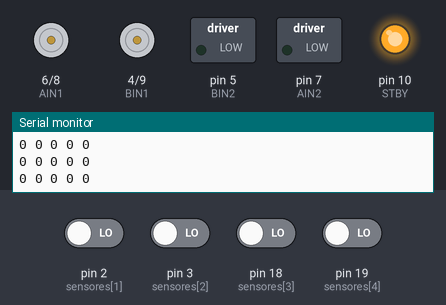
The sketch below on a simulated Arduino Uno, built with avr-gcc and run on an emulated ATmega328P. Parts: direction and speed pins drawn as motors (green arrow = direction pin HIGH = forward, orange = LOW = backward, longer = more drive, stopped while the standby pin is LOW), switched loads named in the sketch (green lamp = pin HIGH), output pins drawn as LEDs (lit = HIGH), the last lines printed to the serial monitor. The inputs (shaded band) are chosen by the test bench; at power-on: pin 2 (sensores[1]), pin 3 (sensores[2]), pin 18 (sensores[3]), pin 19 (sensores[4]) LOW.

Above: at 1.2 s.
1.3 s: pin 2 (sensores[1]) driven HIGH
At 2.5 s:
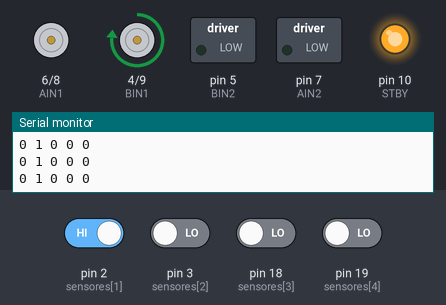
2.8 s: pin 2 (sensores[1]) driven LOW and pin 3 (sensores[2]) driven HIGH
At 4.0 s:
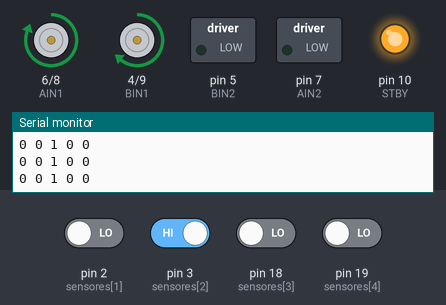
4.3 s: pin 18 (sensores[3]) driven HIGH
At 5.1 s:
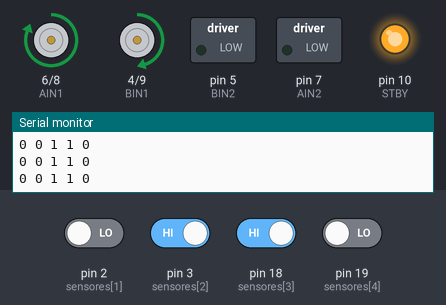
5.8 s: pin 18 (sensores[3]) driven LOW
At 6.2 s:
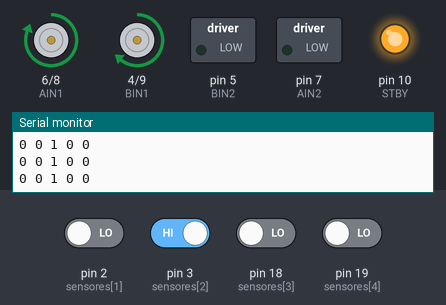
7.3 s: pin 3 (sensores[2]) driven LOW
At 8.5 s:
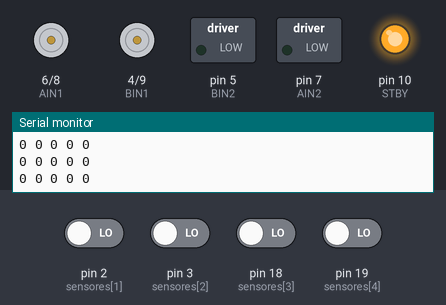
8.8 s: pin 3 (sensores[2]) driven HIGH
At 9.6 s:
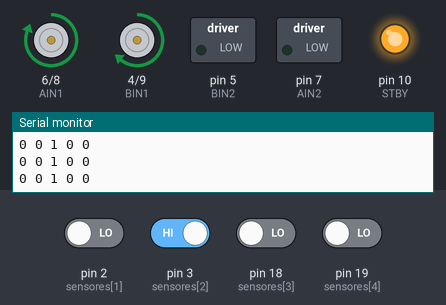
Timing chart, 0 to 11.3 s (numbered marks = the images above; inputs shaded):
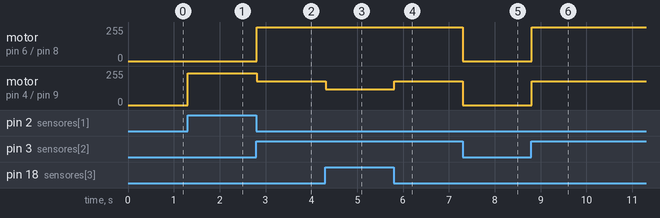

The sketch:

main.ino
```cpp
// Robô Segue Linha - ESP32-C3 + TB6612FNG + QTR-8A (digital, linha branca)

// Definições dos motores
#define AIN1 6
#define AIN2 7
#define PWMA 8
#define BIN1 4
#define BIN2 5
#define PWMB 9
#define STBY 10

// Sensores QTR-8A (digitais, 5 centrais)
int sensores[5] = {1, 2, 3, 18, 19};
int valores[5];

// Velocidade base
int velocidadeBase = 180; // 0-255

void setup() {
  Serial.begin(115200);

  // Configura motores
  pinMode(AIN1, OUTPUT);
  pinMode(AIN2, OUTPUT);
  pinMode(PWMA, OUTPUT);
  pinMode(BIN1, OUTPUT);
  pinMode(BIN2, OUTPUT);
  pinMode(PWMB, OUTPUT);
  pinMode(STBY, OUTPUT);

  digitalWrite(STBY, HIGH); // Ativa o driver

  // Configura sensores
  for (int i = 0; i < 5; i++) {
    pinMode(sensores[i], INPUT);
  }
}

void loop() {
  // Ler sensores
  for (int i = 0; i < 5; i++) {
    valores[i] = digitalRead(sensores[i]);
    Serial.print(valores[i]);
    Serial.print(" ");
  }
  Serial.println();

  // Lógica para seguir linha branca (HIGH = linha, LOW = fundo preto)
  if (valores[2] == 1 && valores[1] == 0 && valores[3] == 0) {
    // Linha centralizada → frente
    moverMotor(velocidadeBase, velocidadeBase);
  }
  else if (valores[0] == 1 || valores[1] == 1) {
    // Linha à esquerda
    moverMotor(velocidadeBase - 60, velocidadeBase + 60);
  }
  else if (valores[3] == 1 || valores[4] == 1) {
    // Linha à direita
    moverMotor(velocidadeBase + 60, velocidadeBase - 60);
  }
  else {
    // Linha perdida → parar
    moverMotor(0, 0);
  }

  delay(10);
}

// Controle dos motores
void moverMotor(int velEsq, int velDir) {
  // Motor esquerdo
  if (velEsq >= 0) {
    digitalWrite(AIN1, HIGH);
    digitalWrite(AIN2, LOW);
  } else {
    digitalWrite(AIN1, LOW);
    digitalWrite(AIN2, HIGH);
    velEsq = -velEsq;
  }
  analogWrite(PWMA, velEsq);

  // Motor direito
  if (velDir >= 0) {
    digitalWrite(BIN1, HIGH);
    digitalWrite(BIN2, LOW);
  } else {
    digitalWrite(BIN1, LOW);
    digitalWrite(BIN2, HIGH);
    velDir = -velDir;
  }
  analogWrite(PWMB, velDir);
}
```

Measured:
- after the input at 1.3 s, motor on pin 4 (BIN1) / pin 9 (PWMB): stopped → forward 240/255 at once
- after the input at 2.8 s, motor on pin 6 (AIN1) / pin 8 (PWMA): stopped → forward 255/255 at once; motor on pin 4 (BIN1) / pin 9 (PWMB): forward 240/255 → forward 180/255 at once
- after the input at 4.3 s, motor on pin 4 (BIN1) / pin 9 (PWMB): forward 180/255 → forward 120/255 at once
- after the input at 5.8 s, motor on pin 4 (BIN1) / pin 9 (PWMB): forward 120/255 → forward 180/255 at once
- after the input at 7.3 s, motor on pin 6 (AIN1) / pin 8 (PWMA): forward 255/255 → stopped at once; motor on pin 4 (BIN1) / pin 9 (PWMB): forward 180/255 → stopped at once
- after the input at 8.8 s, motor on pin 6 (AIN1) / pin 8 (PWMA): stopped → forward 255/255 at once; motor on pin 4 (BIN1) / pin 9 (PWMB): stopped → forward 180/255 at once
